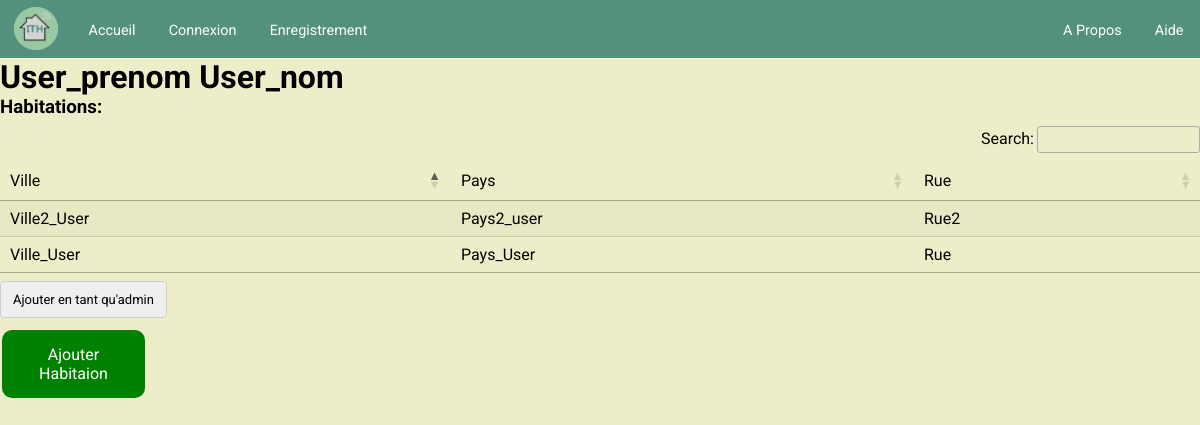
The page /2 (signed in) on the database as committed earlier.
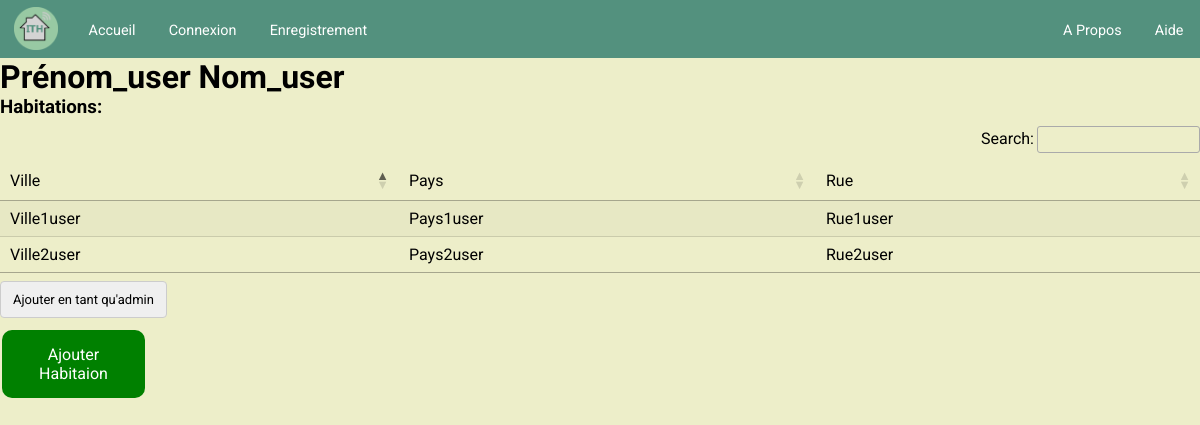
The same page on the database as committed later.
### tables this page shows
CREATE TABLE IF NOT EXISTS `utilisateur` (
  `id_u` int(11) NOT NULL AUTO_INCREMENT,
  `email_u` varchar(150) NOT NULL,
  `prenom_u` varchar(100) NOT NULL,
  `nom_u` varchar(100) NOT NULL,
  `mdp_u` varchar(100) NOT NULL,
  `telephone_u` int(10) DEFAULT NULL,
  PRIMARY KEY (`id_u`) USING BTREE,
  UNIQUE KEY `email_u` (`email_u`)
);

CREATE TABLE IF NOT EXISTS `habitation` (
  `id_habitation` int(11) NOT NULL AUTO_INCREMENT,
  `pays_habitation` varchar(40) NOT NULL,
  `ville` varchar(128) NOT NULL,
  `num_rue_habitation` smallint(6) NOT NULL,
  `rue_habitation` varchar(150) NOT NULL,
  `sup_habitation` smallint(6) NOT NULL,
  PRIMARY KEY (`id_habitation`)
);

### app/index.php (called while the page is built, shortened)
<?php
require_once 'Controleurs/controleurUtilisateur.php';
$router = new Routeur($_GET['currentPageUrl']);
$router->get('/', function(){ $controleur = new ControleurAccueil();
    $controleur->affichageAccueil(); });
$router->get('/accueil', function(){ $controleur = new ControleurAccueil();
    $controleur->affichageAccueil(); });
$router->get('/apropos', function(){ $controleur = new ControleurAide();
    $controleur->affichageApropos(); });
$router->get('/aide', function(){ $controleur = new ControleurAide();
    $controleur->affichageAide(); });
$router->post('/aide', function(){ $controleur = new ControleurAide();
    $controleur->affichageAide(); });
$router->get('/connexion', function(){ $controleur = new ControleurAuthentification;
    $controleur->affichageConnexion(); });
$router->post('/connexion', function(){ $controleur = new ControleurAuthentification;
    $controleur->affichageConnexion(); });
$router->get('/enregistrement', function(){ $controleur = new ControleurAuthentification;
    $controleur->affichageEnregistrement(); });
$router->post('/enregistrement', function(){ $controleur = new ControleurAuthentification;
    $controleur->affichageEnregistrement(); });
$router->get('/profil', function(){ if(isset($_SESSION['id_u'])) { $controleur = new ControleurUtilisateur;
    $controleur->affichageMonCompte($_SESSION['id_u']); }});
$router->post('/profil', function(){ if(isset($_SESSION['id_u'])) { $controleur = new ControleurUtilisateur;
    $controleur->affichageMonCompte($_SESSION['id_u']); }});
$router->get('/statistiques', function(){ $controleur = new ControleurMaMaison;
    $controleur->affichageStatistiques(); });
$router->post('/tableau-de-bord', function(){ $controleur = new ControleurMaMaison;
    $controleur->affichageTableauDeBord(); });
$router->get('/tableau-de-bord', function(){ $controleur = new ControleurMaMaison;
    $controleur->affichageTableauDeBord(); });
$router->get('/editer', function(){ $controleur = new ControleurMaMaison;
    $controleur->affichageEditerMaMaison(); });
$router->post('/editer', function(){ $controleur = new ControleurMaMaison;
    $controleur->affichageEditerMaMaison(); });
$router->get('/deconnexion', function(){ $controleur = new ControleurAuthentification;
    $controleur->affichageDeconnexion(); });
$router->get('/:id', function($id){ $controleur = new ControleurUtilisateur;
    $controleur->affichageUtilisateur($id); });
$router->post('/:id', function($id){ $controleur = new ControleurUtilisateur;
    $controleur->affichageUtilisateur($id); });
$router->run();

### app/Route.php (called while the page is built)
<?php
class Route
{
    private $path;
    private $callback;
    private $urlParams = [];
    public function __construct($path, $callback){
        $this->path = trim($path, '/');
        $this->callback = $callback;
    }
    public function match($url){
        $url = trim($url, '/');
        $path = preg_replace('#:([\w]+)#', '([^/]+)', $this->path);
        $regex = "#^$path$#i";
        if(!preg_match($regex, $url, $urlParams)){
            return false;
        }
        array_shift($urlParams);
        $this->urlParams = $urlParams;
        return true;
    }
    public function call(){
        return call_user_func_array($this->callback, $this->urlParams);
    }
}

### app/Routeur.php (called while the page is built, shortened)
<?php
require_once 'Route.php';
require_once 'Vues/vue.php';
class Routeur{
    private $currentPageUrl;
    private $routes = [];
    public function __construct($currentPageUrl){
        $this->currentPageUrl = $currentPageUrl;
    }
    public function get($path, $callback){
        $route = new Route($path, $callback);
        $this->routes["GET"][] = $route;
    }
    public function post($path, $callback){
        $route = new Route($path, $callback);
        $this->routes["POST"][] = $route;
    }
    public function run(){
        foreach($this->routes[$_SERVER['REQUEST_METHOD']] as $route){
            if($route->match($this->currentPageUrl)){
                return $route->call();
            }
        }
    }
}

### app/Modeles/habitation.php (called while the page is built, shortened)
<?php
require_once "Modeles/modele.php";
class Habitation extends Modele
{
  public function chercherDonneesHabitation($id_u)
  {
    $sql = "SELECT habitation.ville, habitation.pays_habitation, habitation.rue_habitation
    FROM habitation
    JOIN gerant ON habitation.id_habitation = gerant.id_habitation
    JOIN utilisateur ON gerant.id_u = utilisateur.id_u
    WHERE utilisateur.id_u = :id_u";
    $resultatRequete = $this->executerRequete($sql, array('id_u' => $id_u))->fetchAll(PDO::FETCH_ASSOC);
    return $resultatRequete;
  }
}

### app/Modeles/modele.php (called while the page is built)
<?php
abstract class Modele {
  private $bdd;
  protected function executerRequete($sql, $parametres = null) {
    if ($parametres == null){
      $resultat = $this->getBdd()->query($sql);
    }
    else {
      $resultat = $this->getBdd()->prepare($sql);
      $resultat->execute($parametres);
    }
    return $resultat;
  }
  private function getBdd() {
    if ($this->bdd == null) {
      $this->bdd = new PDO("mysql:host=localhost; dbname=ith; charset=utf8", 'root', 'root', array(PDO::ATTR_ERRMODE => PDO::ERRMODE_EXCEPTION));
    }
    return $this->bdd;
  }
}

### app/Vues/vueUtilisateur.php (the view, shortened to what the changed rows need)
<link rel="stylesheet" type="text/css" href="//cdn.datatables.net/1.10.16/css/jquery.dataTables.css">
<h1><?php foreach ($donnees as $key => $value): ?>
  <?php echo $value; ?>
<?php endforeach; ?></h1>
<h3>Habitations:</h3>
<table id="myTable" class="hover row-border stripe">
  <thead>
    <td>Ville</td>
    <td>Pays</td>
    <td>Rue</td>
  </thead>
  <tbody>
    <?php foreach ($donnees_habitation as $key => $value): ?>
      <tr>
        <?php foreach ($value as $key => $valeurs): ?>
          <td><?php echo $valeurs ?></td>
        <?php endforeach; ?>
      </tr>
    <?php endforeach; ?>
  </tbody>
</table>
<form class="user" action="" method="post">
  <input type="submit" name="addAdmin" value="Ajouter en tant qu'admin">
</form>
<button class="submit-button" id="myBtn">Ajouter Habitaion</button>

Rows that differ between the two databases and show on the page:
removed habitation: ville "Ville_User", pays_habitation "Pays_User", rue_habitation "Rue"
added habitation: ville "Ville1user", pays_habitation "Pays1user", rue_habitation "Rue1user"
Other text that changed with them:
new list line: "Prénom_user"
new list line: "Nom_user"
new list line: "Ville2user"
new list line: "Pays2user"
new list line: "Rue2user"
list line gone: "User_prenom"
list line gone: "User_nom"
list line gone: "Ville2_User"
list line gone: "Pays2_user"
list line gone: "Rue2"
